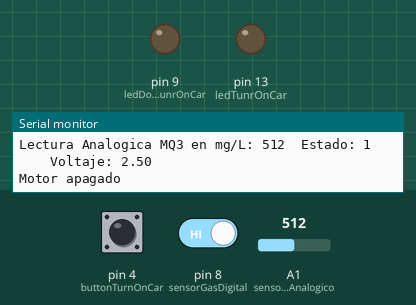
Bench run of a sketch on a simulated Arduino Uno, built with avr-gcc and run on an emulated ATmega328P. Shown: output pins drawn as LEDs (lit = HIGH), the last lines printed to the serial monitor. Inputs (shaded band) come from the test bench; at power-on: pin 4 (buttonTurnOnCar) LOW, pin 8 (sensorGasDigital) HIGH, A1 (sensorGasAnalogico) = 512.

Above: at 1.8 s.
1.9 s: pin 4 (buttonTurnOnCar) pulled HIGH for 1.25 s
At 2.5 s:
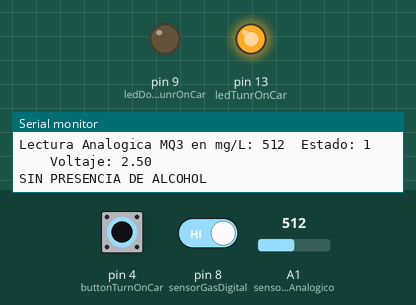
5.5 s: pin 4 (buttonTurnOnCar) pulled HIGH for 3.2 s
At 10.9 s:
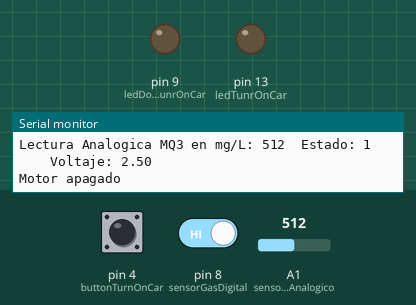
11.6 s: pin 4 (buttonTurnOnCar) driven HIGH and pin 8 (sensorGasDigital) driven LOW
At 13.1 s:
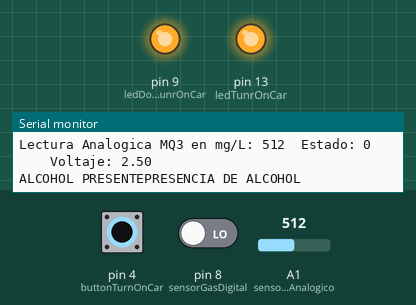
Timing chart, 0 to 14.6 s (numbered marks = the images above; inputs shaded):
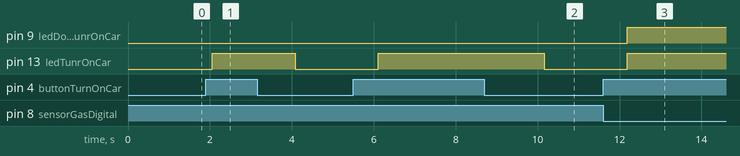

The sketch:

BluetoothMQ3.ino
```cpp
  #include <SoftwareSerial.h>

  const int RX = 11;
  const int TX = 10;
  SoftwareSerial BT(TX,RX);

  // Pines
  const int buttonTurnOnCar = 4;
  const int ledDontTunrOnCar = 9;
  const int ledTunrOnCar = 13;
  const int sensorGasDigital = 8;
  const int sensorGasAnalogico = A1;

  int estadoSensorDigital = 0;
  int buttonState = 0;

  //variable para leer el estado del pin
  void setup()
  {
    setPins();
    BT.begin(9600);
    Serial.begin(9600);
    BT.println("MODULO CONECTADO");
    BT.print("#");
  }
  void loop()
  {

     int lecturaAnalogicaGas = analogRead(sensorGasAnalogico); //Lemos la salida analógica  del MQ
     Serial.print("\nLectura Analogica MQ3 en mg/L: ");
     Serial.print(lecturaAnalogicaGas);

     estadoSensorDigital = digitalRead(sensorGasDigital);                         //  lea el valor de la entrada
     Serial.print("\tEstado: ");
     Serial.println(estadoSensorDigital);

     float voltaje = getVoltage(lecturaAnalogicaGas);

     buttonState = digitalRead(buttonTurnOnCar);
     if (buttonState == HIGH){
        if(estadoSensorDigital != HIGH ){
            detectoAlcohol(voltaje);
            Serial.print("PRESENCIA DE ALCOHOL");
            delay(10000);
        } else {
            digitalWrite(ledTunrOnCar, HIGH);
            sendMessageBT("No se detecta alcohol");
            Serial.print("SIN PRESENCIA DE ALCOHOL");
            delay(1000);
        }
     } else {
       digitalWrite(ledTunrOnCar, LOW);
       digitalWrite(ledDontTunrOnCar, LOW);
       sendMessageBT("Motor apagado");
       Serial.print("Motor apagado");
     }

     delay(1000);
  }

  void detectoAlcohol(int lecturaAnalogicaGas) {
    digitalWrite(ledTunrOnCar, HIGH);
    digitalWrite(ledDontTunrOnCar, HIGH);
    delay(100);
    // String buf = String(lecturaAnalogicaGas, 1);
    sendMessageBT(String(lecturaAnalogicaGas));
    Serial.print("ALCOHOL PRESENTE");
  }

  void setPins(){
    pinMode(buttonTurnOnCar, INPUT);
    pinMode(sensorGasDigital, INPUT);                   //se declara el pin 8 como entrada
    pinMode(ledTunrOnCar, OUTPUT);
    pinMode(ledDontTunrOnCar, OUTPUT);
  }

  void sendMessageBT(String message){
    BT.print(message + '#');
  }

  float getVoltage(int lecturaAnalogicaGas){
    float voltaje = lecturaAnalogicaGas * (5.0 / 1023.0); //Convertimos la lectura en un valor de voltaje
    Serial.print("\t\tVoltaje: ");
    Serial.println(voltaje);
    return voltaje;
  }
```

Measured:
- after the input at 1.9 s, pin 13 (ledTunrOnCar): LOW → HIGH after 0.15 s, → LOW 2.0 s later
- after the input at 5.5 s, pin 13 (ledTunrOnCar): LOW → HIGH after 0.61 s, → LOW 4.0 s later
- after the input at 11.6 s, pin 9 (ledDontTunrOnCar), pin 13 (ledTunrOnCar): LOW → HIGH after 0.59 s
